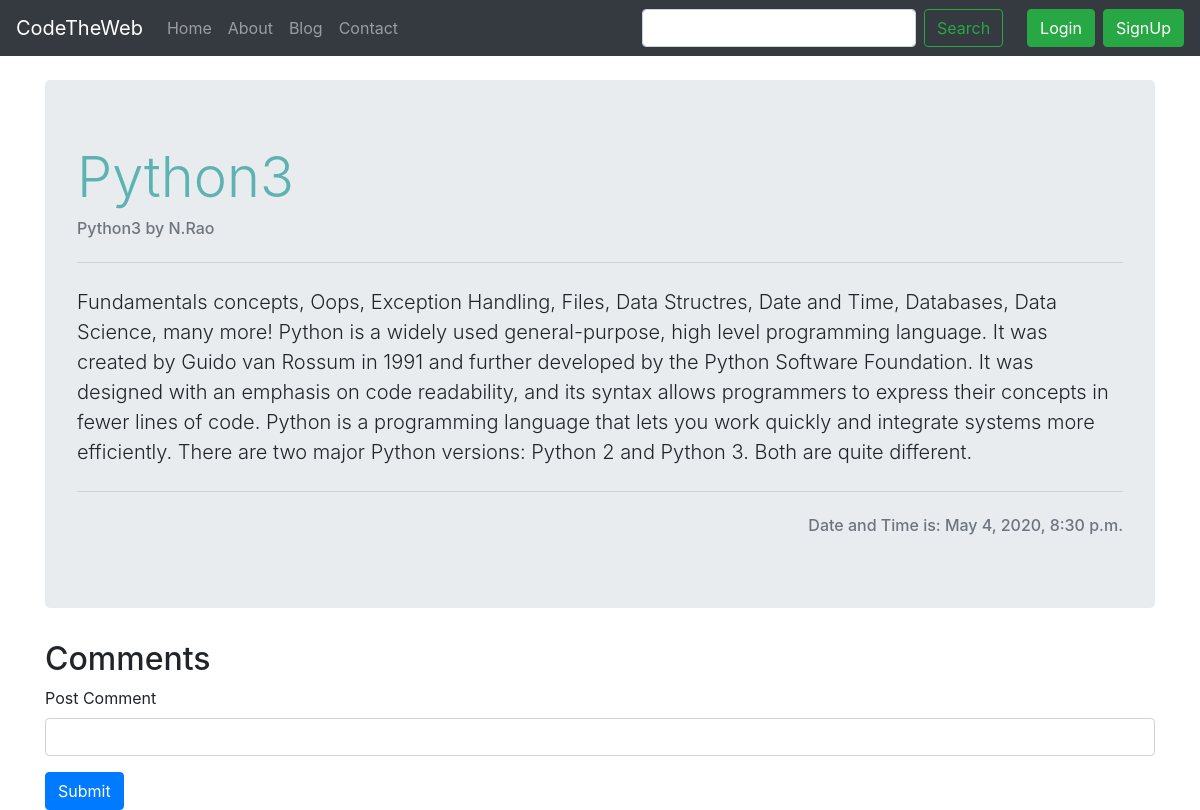
Page /blog/python3-post on the earlier database version.
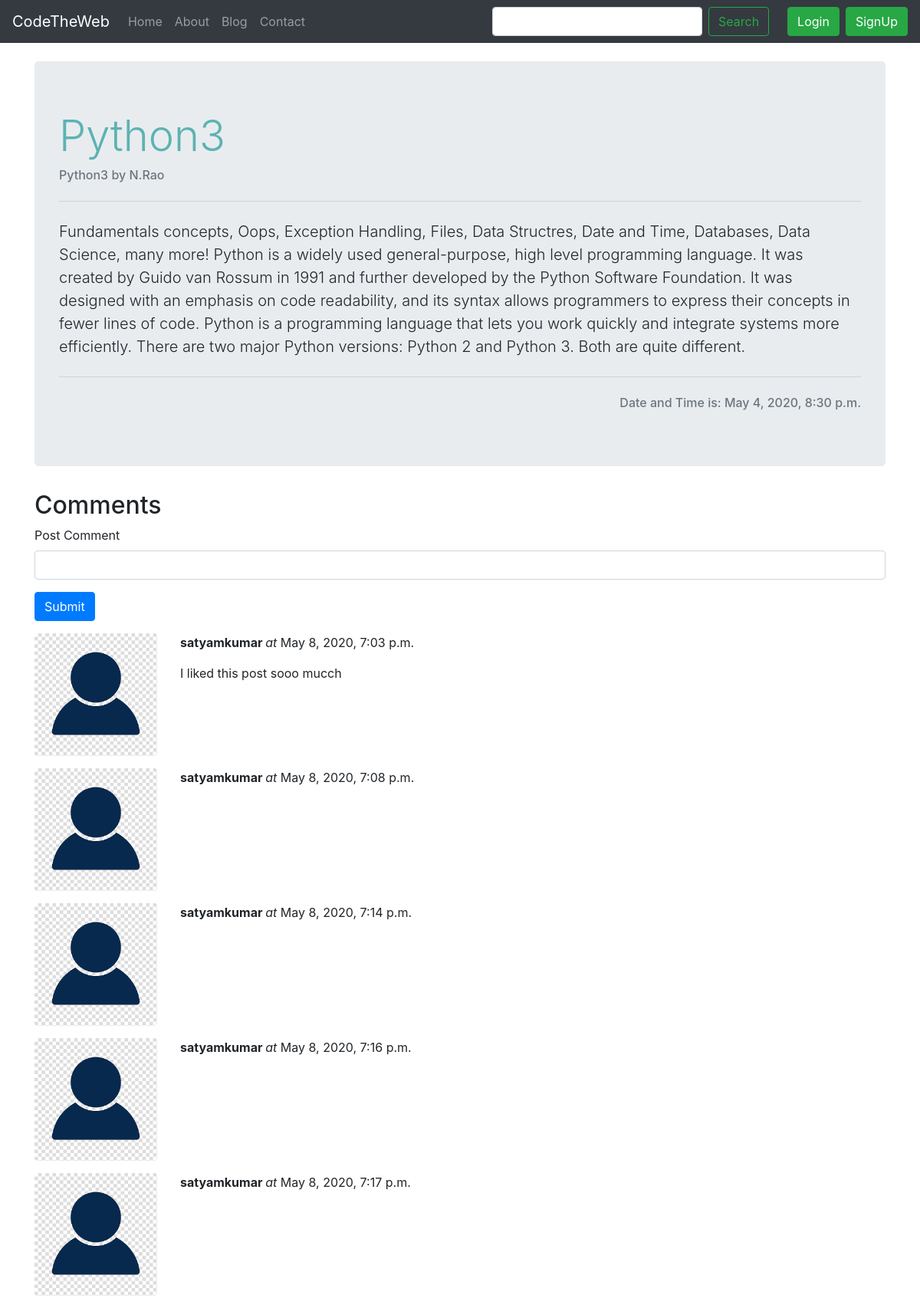
Same page on the later database version.
### Blog/models.py (models this page shows, shortened)
class Post(models.Model):
    post_id=models.AutoField(primary_key=True)
    title=models.CharField(max_length=255)
    author=models.CharField(max_length=20)
    content = models.TextField()
    slug = models.CharField(max_length=150)
    timestamp=models.DateTimeField(blank=True)

class BlogComment(models.Model):
    comment_id=models.AutoField(primary_key=True)
    comment=models.TextField()
    user=models.ForeignKey(User, on_delete=models.CASCADE)
    post=models.ForeignKey(Post, on_delete=models.CASCADE)
    parent=models.ForeignKey('self', on_delete=models.CASCADE, null=True)
    timestamp = models.DateTimeField(default=now)

### Blog/views.py (the view)
# urls.py: path('<str:slug>', views.blogPost, name='blogPost'),
def blogPost(request, slug):
   post=Post.objects.filter(slug=slug).first()
   comments=BlogComment.objects.filter(post=post)
   context={'post':post, 'comments':comments}
   return render(request, 'Blog/blogPost.html', context)

### templates/Blog/blogPost.html (shortened to what this page needs)
{% extends 'base.html' %}
{%block body%}
<div class="container my-4">
    <div class="jumbotron">
        <h1 class="display-4" style="color:#5cb3b2;">{{post.title}}</h1>
        <h6 class="text-muted">{{post.title}} by {{post.author}}</h6>
        <hr class="my-4">
        <p class=" lead my-2">{{post.content}}</p>
        <hr class="my-4">
        <h6 class="text-right text-muted">Date and Time is: {{post.timestamp}}</h6>
    </div>
</div>
<div class="container">
    <h2>Comments</h2>
    <form action="/blog/postComment" method="post">
  <div class="form-group">
    <label for="comment">Post Comment</label>
    <input type="text" name="comment"  class="form-control" id="comment" aria-describedby="commentHelp" >
  </div>
  <button type="submit" class="btn btn-primary">Submit</button>
    </form>
    {% for comment in comments %}
        <div class="row my-3">
        <div class="col-md-2"><img class="rounded mx-auto d-block w-100" src="/static/images/user.jpg" alt="user"></div>
        <div class="col-md-10">
            <p><b>{{comment.user.username}} </b> <i>at</i> {{comment.timestamp}}</p>
            <div class="my-2">{{comment.comment}}</div></div>
    </div>
    {% endfor%}
</div>
{%endblock body%}

### templates/base.html (shortened to what this page needs)
<!doctype html>
<html lang="en">
<head>
  <link rel="stylesheet" href="https://maxcdn.bootstrapcdn.com/bootstrap/4.0.0/css/bootstrap.min.css">
</head>
<body>
<nav class="navbar navbar-expand-lg navbar-dark bg-dark">
  <a class="navbar-brand" href="/">CodeTheWeb</a>
  <div class="collapse navbar-collapse" id="navbarSupportedContent">
    <ul class="navbar-nav mr-auto">
      <li class="nav-item {%block homeactive%}{%endblock homeactive%}">
        <a class="nav-link" href="/">Home <span class="sr-only">(current)</span></a>
      </li>
      <li class="nav-item {%block aboutactive%}{%endblock aboutactive%}">
        <a class="nav-link" href="/about">About</a>
      </li>
      <li class="nav-item {%block blogactive%}{%endblock blogactive%}">
        <a class="nav-link" href="/blog">Blog</a>
      </li>
      <li class="nav-item {%block contactactive%}{%endblock contactactive%}">
        <a class="nav-link" href="/contact">Contact</a>
      </li>
    </ul>
    <form method="get" action="/search" class="form-inline mx-3 my-2 my-lg-0">
      <input class="form-control mr-sm-2" type="search" name="querry" id="querry" aria-label="Search">
      <button class="btn btn-outline-success my-2 my-sm-0" type="submit">Search</button>
    </form>
    {% if user.is_authenticated%}
    <div class="dropdown">
  <button class="btn btn-success dropdown-toggle" type="button" id="dropdownMenuButton" data-toggle="dropdown" aria-haspopup="true" aria-expanded="false">
  Welcome, {{request.user}}
  </button>
  <div class="dropdown-menu" aria-labelledby="dropdownMenuButton">
    <a class="dropdown-item" href="/logout">Logout</a>
  </div>
</div>
    {%else%}
      <button type="button" class="btn btn-success my-2 mx-2 my-sm-0" data-toggle="modal" data-target="#loginModal">
      Login
      </button>
      <button type="button" class="btn btn-success my-2 my-sm-0" data-toggle="modal" data-target="#signupModal">
        SignUp
      </button>
    {%endif%}
  </div>
</nav>
{% block body%} {%endblock body%}
</body>
</html>

Differences in the rows shown:
added BlogComment: user.username "satyamkumar", timestamp "May 8, 2020, 7:03 p.m.", comment "I liked this post sooo mucch"
added BlogComment: user.username "satyamkumar", timestamp "May 8, 2020, 7:08 p.m."
added BlogComment: user.username "satyamkumar", timestamp "May 8, 2020, 7:14 p.m."
added BlogComment: user.username "satyamkumar", timestamp "May 8, 2020, 7:16 p.m."
added BlogComment: user.username "satyamkumar", timestamp "May 8, 2020, 7:17 p.m."
